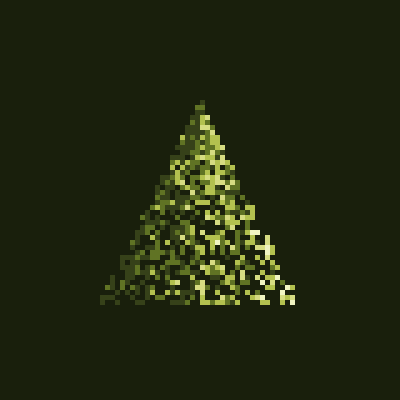
Frame 1 (no input)
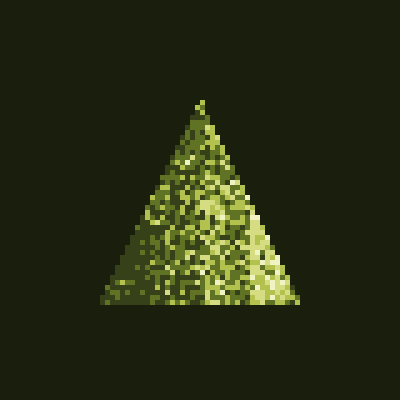
Frame 60 (the mouse pressed at the canvas centre just before this capture)
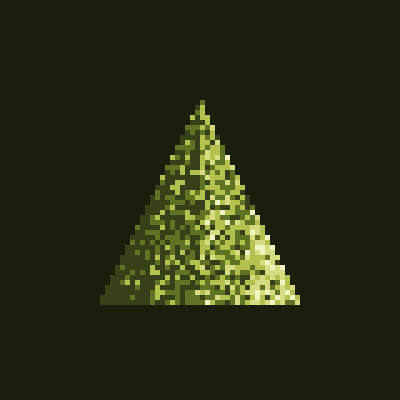
Frame 120 (the mouse held since frame 60 and released just before this capture)

The Processing sketch that drew these frames (run headless with seeded random() and noise(); from frame 60 on, the mouse is pressed at the canvas centre):

// Processing sketch: brocolli
// ── brocolli.pde

int x;
int step;
int leaf, leafColor;
float leafFactor;

void setup(){
  size(400,400);
  background(#191F0C);
  x = 0;
 step = 5; 
 frameRate(3);
 leafFactor = 1;
}

void draw(){
  translate(width/2,100);
  color[] colours = {#364119,#607324, #B3C14F, #D6DC82, #F0F4C2};
  noStroke();
  for(int i =0; i<1000; i++){
    leaf = floor(random(-x/step*0.5,x/step*0.5))*step;
    if(leaf > 100){
       leaf = 100; 
    }else if(leaf < -100){
       leaf = -100;
    }
    leafColor = int(map(leaf,-100,100,0,4));
    leafColor = floor(leafColor + randomGaussian() * leafFactor);
    if(leafColor>4) leafColor = 4;
    if(leafColor<0) leafColor = 0;
    
    fill(colours[leafColor]);
    rect(leaf,x,step,step);
    x+= step;
    if(x>200){
     x=0; 
    }
  }
 
}
